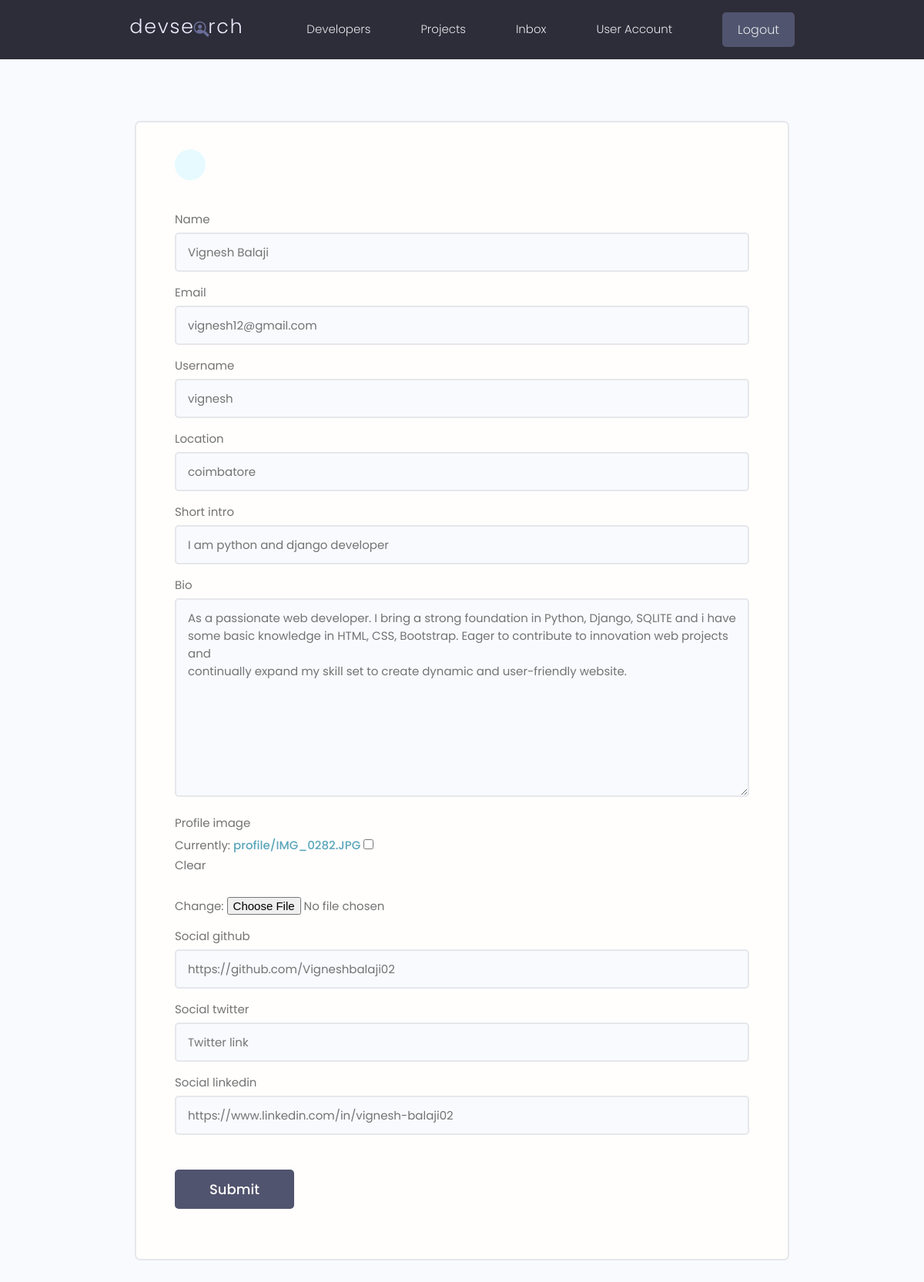
Page /editaccount (signed in) on the committed database.
### users/models.py (models this page shows, shortened)
class Profile(models.Model):
    user = models.OneToOneField(User, on_delete=models.CASCADE, null=True, blank=True)
    name = models.CharField(max_length=200, blank=True, null=True)
    email = models.EmailField(max_length=500, blank=True, null=True)
    username = models.CharField(max_length=200, blank=True, null=True)
    location = models.CharField(max_length=200, blank=True, null=True)
    short_intro = models.CharField(max_length=200, null=True, blank=True)
    bio = models.TextField(blank=True, null=True)
    profile_image = models.ImageField(null=True, blank=True, upload_to="profile/", default="profile/user-default.png" )
    social_github = models.CharField(max_length=200, blank=True, null=True)
    social_twitter = models.CharField(max_length=200, blank=True, null=True)
    social_linkedin = models.CharField(max_length=200, blank=True, null=True)
    created = models.DateTimeField(auto_now_add=True, null=True)
    id = models.UUIDField(default=uuid.uuid4, unique=True, primary_key=True, editable=False)
    class Meta:
        ordering = ['created']

### users/views.py (the view)
# urls.py: path('editaccount', views.editaccount, name='editaccount'),
@login_required(login_url="login")
def editaccount(request):
    profile=request.user.profile
    form=Profileform(instance=profile)
    if request.method == "POST":
        form=Profileform(request.POST,request.FILES, instance=profile)
        if form.is_valid():
            form.save()
            return redirect("account")
    context = {"form":form}
    return render(request, "profileform.html",context)

### users/templates/profileform.html (shortened to what this page needs)
{% extends "main.html" %}
{% block main %}
<main class="formPage my-xl">
    <div class="content-box">
        <div class="formWrapper">
            <a class="backButton" href="{% url 'account' %}"></a>
            <br>
            <form class="form" action="{% url 'editaccount'%}" method="POST" enctype="multipart/form-data">
                {% for forms in form %}
                <div class="form__field">
                    <label for="formInput#text">{{forms.label}} </label>
                    {{forms}}
                </div>
                {% endfor %}
                <input class="btn btn--sub btn--lg  my-md" type="submit" value="Submit" />
            </form>
        </div>
    </div>
</main>
{% endblock main %}

### static/styles/app.css (style rules this page uses)
:root { --color-sub: #2d2d39; }
.btn--sub { background-color: var(--color-sub-light); }
.content-box { width: 95%; max-width: 85rem; margin: 0 auto; }
.backButton { background: var(--color-main-light); color: var(--color-main); width: 4rem; height: 4rem; display: flex; align-items: center; justify-content: center; border-radius: 50%; }
.formPage .formWrapper { list-style: none; background: var(--color-white); padding: 3.5rem 5rem; border: 2px solid var(--color-light); border-radius: 0.7rem; }

### static/uikit/styles/modules/_variables.css (style rules this page uses)
:root { --color-main: #5aa5b9; --color-main-light: #e6faff; --color-sub: #3f4156; --color-sub-light: #51546e; --color-sub-lighter: #ededfd; --color-text: #737373; --color-gray: #8b8b8b; --color-light: #e5e7eb; --color-light-gray: #767676; --color-bg: #f8fafd; --color-white: #fffefd; --color-white-light: #f3f3f3; --color-success: #359e64; --color-success-bg: #def8e8; --color-error: #fc4b0b; --color-error-bg: #fff2ee; --font-base: 'Poppins', arial, helvetica, 'Segoe UI', roboto, ubuntu, sans-serif; --font-monospace: 'Fira Code', 'Courier New', courier, monospace; --font-regular: 300; --font-medium: 500; --font-bold: 700; --generic-shadow: 1px 1px 5px #00000010; --generic-transition: all 0.3s ease-in-out; }

### static/uikit/styles/modules/_base.css (style rules this page uses)
* { margin: 0; padding: 0; box-sizing: border-box; text-rendering: optimizeLegibility; color: inherit; font-size: inherit; }
html { font-size: 50%; }
@media only screen and (min-width: 480px) { html { font-size: 56.25%; } }
@media only screen and (min-width: 1200px) { html { font-size: 62.5%; } }
body { line-height: 1.6; font-weight: 400; font-size: 1.5rem; color: var(--color-text); background-color: var(--color-bg); min-height: 100vh; }

### static/uikit/styles/modules/_typography.css (style rules this page uses)
* { font-family: var(--font-base); }
a { padding-bottom: 2px; text-decoration: none; display: inline-block; color: var(--color-main); font-weight: var(--font-medium); }

### static/uikit/styles/modules/_utilities.css (style rules this page uses)
.my-md { margin: 3rem auto; }
.my-xl { margin: 8rem auto; }

### static/uikit/styles/modules/_button.css (style rules this page uses)
.btn { display: inline-block; position: relative; cursor: pointer; background-color: var(--color-light); font-weight: var(--font-medium); color: var(--color-sub); text-decoration: none; padding: 1rem 2rem; border-radius: 0.5rem; border: none; width: -webkit-fit-content; width: -moz-fit-content; width: fit-content; height: -webkit-fit-content; height: -moz-fit-content; height: fit-content; font-size: 1.6rem; outline-width: 0; outline-color: transparent; -webkit-backface-visibility: hidden; backface-visibility: hidden; transition: all 0.3s ease-in-out; }
.btn--sub { background-color: var(--color-sub); color: var(--color-white); }
.btn--lg { font-size: 1.8rem; padding: 1.2rem 4.5rem; }

### static/uikit/styles/modules/_form.css (style rules this page uses)
.form { display: block; }
.form__field { margin-top: 1.5rem; margin-bottom: 1.5rem; }
.form__label, .form__field > label { display: block; margin-bottom: 0.5rem; color: var(--color-text); }
input.input[type='text'], input.input[type='email'], input.input[type='password'], input.input[type='number'], textarea.input { min-width: 24rem; width: 100%; padding: 1.2rem 1.5rem; border-radius: 0.5rem; border: 2px solid var(--color-light); transition: all 0.3s ease-in-out; background-color: var(--color-bg); }

### rows in the picture
Profile: form "Vignesh Balaji" "vignesh12@gmail.com" "vignesh" "coimbatore" "I am python and django developer" "As a passionate web developer. I bring a strong foundation in Python, Django, SQLITE and i have some basic knowledge in HTML, CSS, Bootstrap. Eager to contribute to innovation web projects and continually expand my skill set to create dynamic and user-friendly website." "https://github.com/Vigneshbalaji02" "https://www.linkedin.com/in/vignesh-balaji02"
